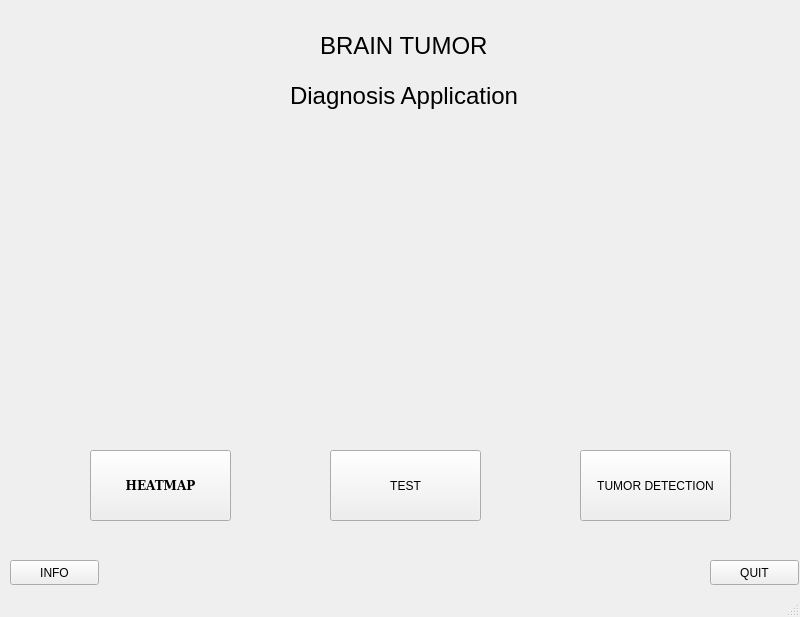
<?xml version="1.0" encoding="UTF-8"?>
<ui version="4.0">
 <class>MainWindow</class>
 <widget class="QMainWindow" name="MainWindow">
  <property name="geometry">
   <rect>
    <x>0</x>
    <y>0</y>
    <width>800</width>
    <height>617</height>
   </rect>
  </property>
  <property name="windowTitle">
   <string>MainWindow</string>
  </property>
  <widget class="QWidget" name="centralwidget">
   <widget class="QLabel" name="label">
    <property name="geometry">
     <rect>
      <x>-100</x>
      <y>-50</y>
      <width>1481</width>
      <height>741</height>
     </rect>
    </property>
    <property name="text">
     <string/>
    </property>
    <property name="pixmap">
     <pixmap>medical-stethoscope-heart-pulse-logo-vector-22224424.jpg</pixmap>
    </property>
   </widget>
   <widget class="QPushButton" name="pushButton">
    <property name="geometry">
     <rect>
      <x>90</x>
      <y>450</y>
      <width>141</width>
      <height>71</height>
     </rect>
    </property>
    <property name="font">
     <font>
      <family>DejaVu Serif</family>
      <weight>75</weight>
      <bold>true</bold>
     </font>
    </property>
    <property name="text">
     <string>HEATMAP</string>
    </property>
   </widget>
   <widget class="QPushButton" name="pushButton_2">
    <property name="geometry">
     <rect>
      <x>330</x>
      <y>450</y>
      <width>151</width>
      <height>71</height>
     </rect>
    </property>
    <property name="text">
     <string>TEST</string>
    </property>
   </widget>
   <widget class="QPushButton" name="pushButton_3">
    <property name="geometry">
     <rect>
      <x>580</x>
      <y>450</y>
      <width>151</width>
      <height>71</height>
     </rect>
    </property>
    <property name="text">
     <string>TUMOR DETECTION</string>
    </property>
   </widget>
   <widget class="QLabel" name="label_2">
    <property name="geometry">
     <rect>
      <x>320</x>
      <y>10</y>
      <width>471</width>
      <height>71</height>
     </rect>
    </property>
    <property name="font">
     <font>
      <pointsize>18</pointsize>
     </font>
    </property>
    <property name="text">
     <string>BRAIN TUMOR      </string>
    </property>
   </widget>
   <widget class="QLabel" name="label_3">
    <property name="geometry">
     <rect>
      <x>290</x>
      <y>60</y>
      <width>471</width>
      <height>71</height>
     </rect>
    </property>
    <property name="font">
     <font>
      <pointsize>18</pointsize>
     </font>
    </property>
    <property name="text">
     <string>Diagnosis Application</string>
    </property>
   </widget>
   <widget class="QPushButton" name="pushButton_4">
    <property name="geometry">
     <rect>
      <x>710</x>
      <y>560</y>
      <width>89</width>
      <height>25</height>
     </rect>
    </property>
    <property name="text">
     <string>QUIT</string>
    </property>
   </widget>
   <widget class="QPushButton" name="pushButton_5">
    <property name="geometry">
     <rect>
      <x>10</x>
      <y>560</y>
      <width>89</width>
      <height>25</height>
     </rect>
    </property>
    <property name="text">
     <string>INFO</string>
    </property>
   </widget>
  </widget>
  <widget class="QStatusBar" name="statusbar"/>
 </widget>
 <resources/>
 <connections/>
</ui>
